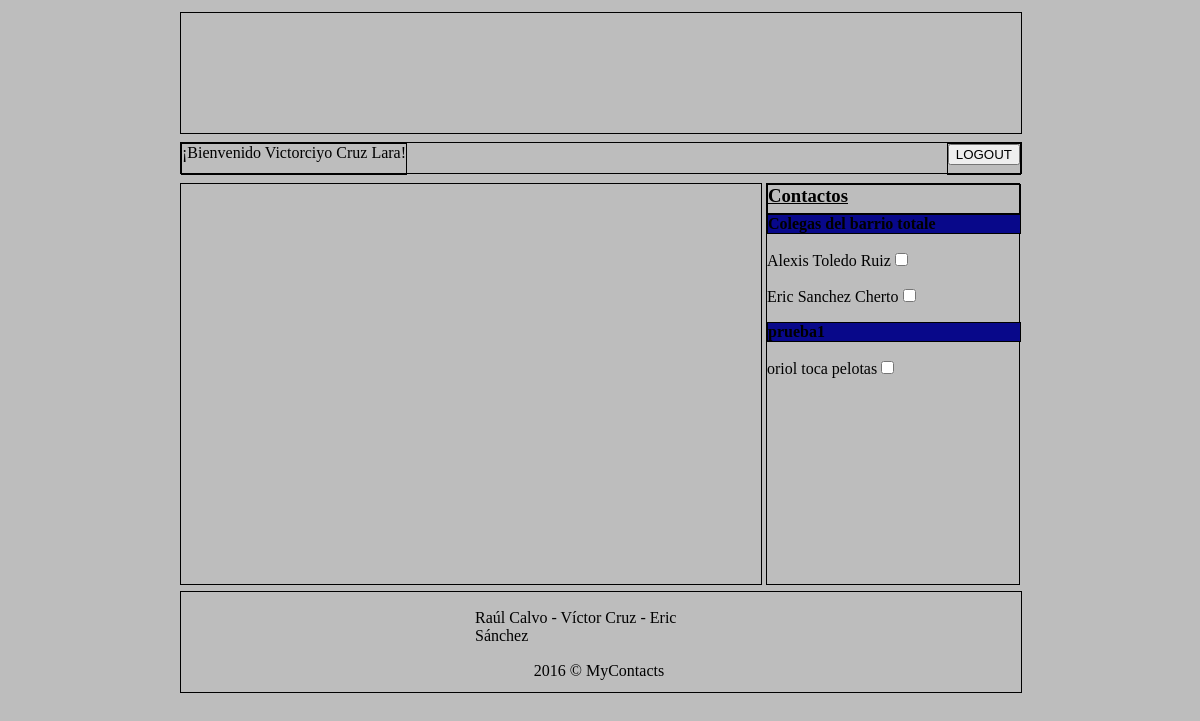
Page /mapa/principal.php (signed in) on the committed database.
### tables this page shows
CREATE TABLE IF NOT EXISTS `lista` (
`id_lista` int(11) NOT NULL,
  `id_usuario` int(11) DEFAULT NULL,
  `nombre_lista` varchar(30) DEFAULT NULL,
  `descripcion_lista` text
);

CREATE TABLE IF NOT EXISTS `contacto` (
`id_contacto` int(11) NOT NULL,
  `nombre_contacto` varchar(20) DEFAULT NULL,
  `apellidos_contacto` varchar(40) DEFAULT NULL,
  `id_ubicacion` int(11) DEFAULT NULL,
  `id_lista` int(11) DEFAULT NULL
);

### mapa/principal.php (the view, shortened to what this page needs)
<?php
  include("conexion.php");
?>
<!DOCTYPE html>
<html>
	<head>
		<link rel="stylesheet" type="text/css" href="style.css">
	</head>
	<body>
		<header>
		</header>
    <section id="menu">
      <article id="bienvenida">
        <span>¡Bienvenido <?php echo utf8_encode($_SESSION['nombre'])." ".utf8_encode($_SESSION['apellidos']) ?>!</span>
      </article>
      <article id="btnlogout">
        <button><a href="logout.php">LOGOUT</a></button>
      </article>
    </section>
    <section id="contenido">
      <div id="mapa"></div>
      <article id="contactos">
        <h3><u>Contactos</u></h3>
        <?php
          $sql="SELECT *
                FROM usuario
                  INNER JOIN lista ON lista.id_usuario=usuario.id_usuario
                WHERE usuario.id_usuario=$_SESSION[id]";
          $datos=mysqli_query($con,$sql);
          echo "<form name='formulario'>";
          if(mysqli_num_rows($datos)){
            while($lista=mysqli_fetch_array($datos)){
              echo "<h4>".$lista['nombre_lista']."</h4>";
              $sql2="SELECT *
                FROM contacto
                  INNER JOIN lista ON lista.id_lista=contacto.id_lista
                  INNER JOIN ubicacion ON ubicacion.id_ubicacion=contacto.id_ubicacion
                WHERE lista.id_usuario=$_SESSION[id] AND lista.id_lista=$lista[id_lista]";
              $datos2=mysqli_query($con,$sql2);
              if(mysqli_num_rows($datos2)){
                while($contacto=mysqli_fetch_array($datos2)){
                  echo "<p>".utf8_encode($contacto['nombre_contacto'])." ".utf8_encode($contacto['apellidos_contacto'])."<input name='contactoUbic' type='checkbox' onclick='cargaContenido();'></p>";
                }
              }
            }
          }
          echo "</form>";
        ?>
      </article>
    </section>
    <footer id="piepagina">
      <p id="componentes">Raúl Calvo - Víctor Cruz - Eric Sánchez</p>
      <p id="copyright">2016 &copy; MyContacts</p>
    </footer>
	</body>
</html>

### style.css (style rules this page uses)
body { margin: 1% 15% 0 15%; background-color: #BDBDBD; }
header { border: 1px black solid; background-image: url("imagenes/header.png"); width: 100%; height: 120px; }
#menu { border: 1px black solid; width: 100%; height: 30px; margin: 1% 0 0 0; }
#bienvenida { float: left; border: 1px black solid; height: 100%; }
#btnlogout { height: 100%; float: right; border: 1px black solid; }
#btnlogout a { text-decoration: none; color: black; }
#contenido { width: 100%; height: 400px; margin: 1% 0 0 0; }
#mapa { border: 1px black solid; width: 69%; height: 400px; float: left; display: block; }
#contactos { border: 1px black solid; width: 30%; height: 400px; float: right; display: block; }
#contactos button, #contactos h3, #contactos h4 { width: 100%; height: 7%; border: 1px black solid; margin: 0 0 0 0; }
#contactos h4 { background-color: #08088A; }
#piepagina { border: 1px black solid; width: 100%; height: 100px; margin: 1% 0 1% 0; }
#componentes { margin: 2% 35% 0 35%; }
#copyright { margin: 2% 42% 0 42%; }

### rows in the picture
lista: nombre_lista "Colegas del barrio totale"
contacto: nombre_contacto "Alexis", apellidos_contacto "Toledo Ruiz"
contacto: nombre_contacto "Eric", apellidos_contacto "Sanchez Cherto"
lista: nombre_lista "prueba1"
contacto: nombre_contacto "oriol", apellidos_contacto "toca pelotas"

### other values in the picture
utf8_encode($_SESSION['nombre']) "Victorciyo"
utf8_encode($_SESSION['apellidos']) "Cruz Lara"
